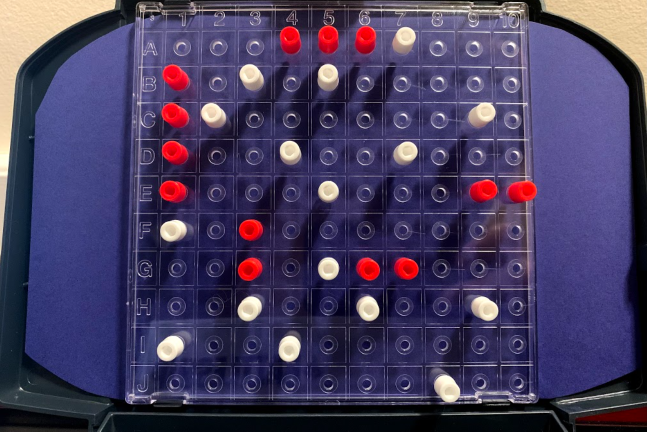
#> input picture data/top/custom_background/003.png, 1293 x 863 px, found by its file name (shown at 1/2 size)
$ python image_detection.py
#> lines starting #> are read from the running program, lines starting #| are printed output that depends on the picture
import cv2
import numpy as np
import math

# hyper parameters
parameter1 = 50
parameter21 = 30
parameter22 = 40
min_distance = 80
min_radius = 20
max_radius = 40
min_offset = 10
max_offset = 20
target_image_size = 2000.0

# pre process image
img = cv2.imread('../data/top/custom_background/003.png')
#> img is the input picture: shape (863, 1293, 3); mean B, G, R 96, 61.4, 70.7
img = np.array(img)
scale_percent = target_image_size/img.shape[1]
width = int(img.shape[1] * scale_percent)
height = int(img.shape[0] * scale_percent)
img = cv2.resize(img,(width, height))
#> img: shape (1334, 2000, 3)
gray = cv2.cvtColor(img, cv2.COLOR_BGR2GRAY)
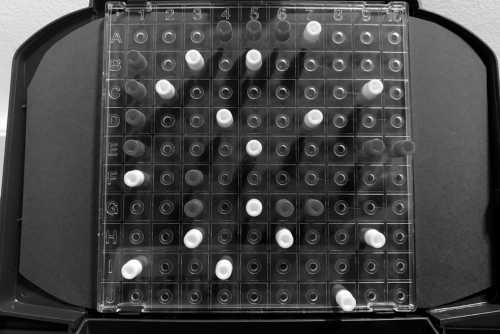
#> gray: shape (1334, 2000) (shown at 1/4 size); min 0, max 255, mean 68
blur = cv2.blur(gray, (3, 3))

# detect circles
detected_circles = cv2.HoughCircles(blur, cv2.HOUGH_GRADIENT,
    1, min_distance, param1 = parameter1, param2 = parameter21, minRadius = min_radius, maxRadius = max_radius)
#> detected_circles = 103 rows, first 8: [1485.5, 1065.5, 28.8], [1602.5, 1182.5, 29.1], [899.5, 827.5, 28.5], [1129.5, 369.5, 27.4], [526.5, 714.5, 31.6], [1015.5, 589.5, 31], [517.5, 1083.5, 32.6], [780.5, 1066.5, 29.4]
if detected_circles is None:
    print("No circles were detected in the image")
num_circles = detected_circles.shape[1]
sorted_circles = np.sort(detected_circles[0,:,2])
#> sorted_circles = 103 values from 22.5 to 34.9
med_rad = int(sorted_circles[int(num_circles/2)])
#> med_rad = 28
min_rad = med_rad - min_offset
#> min_rad = 18
max_rad = med_rad + max_offset
#> max_rad = 48
detected_circles = cv2.HoughCircles(blur, cv2.HOUGH_GRADIENT,
    1, min_distance, param1 = parameter1, param2 = parameter22, minRadius = min_rad, maxRadius = max_rad)
#> detected_circles = 99 rows, first 8: [1485.5, 1065.5, 28.8], [1251.5, 1185.5, 29.3], [1602.5, 1182.5, 29.1], [899.5, 827.5, 28.5], [547.5, 828.5, 28.5], [1015.5, 589.5, 31], [780.5, 1066.5, 29.4], [897.5, 1188.5, 28]
if detected_circles is None:
    print("No circles were detected in the image")
for pt in detected_circles[0,:]:
    a, b, r = int(pt[0]), int(pt[1]), int(pt[2])
    cv2.circle(img, (a,b), r, (0, 255, 0), 2)
    cv2.circle(img, (a,b), 1, (0, 0, 255), 3)
#> this loop made 99 passes
#> (pt, a, b, r) on passes 1 to 8: ([1485.5, 1065.5, 28.8], 1485, 1065, 28), ([1251.5, 1185.5, 29.3], 1251, 1185, 29), ([1602.5, 1182.5, 29.1], 1602, 1182, 29), ([899.5, 827.5, 28.5], 899, 827, 28), ([547.5, 828.5, 28.5], 547, 828, 28), ([1015.5, 589.5, 31], 1015, 589, 31), ([780.5, 1066.5, 29.4], 780, 1066, 29), ([897.5, 1188.5, 28], 897, 1188, 28)
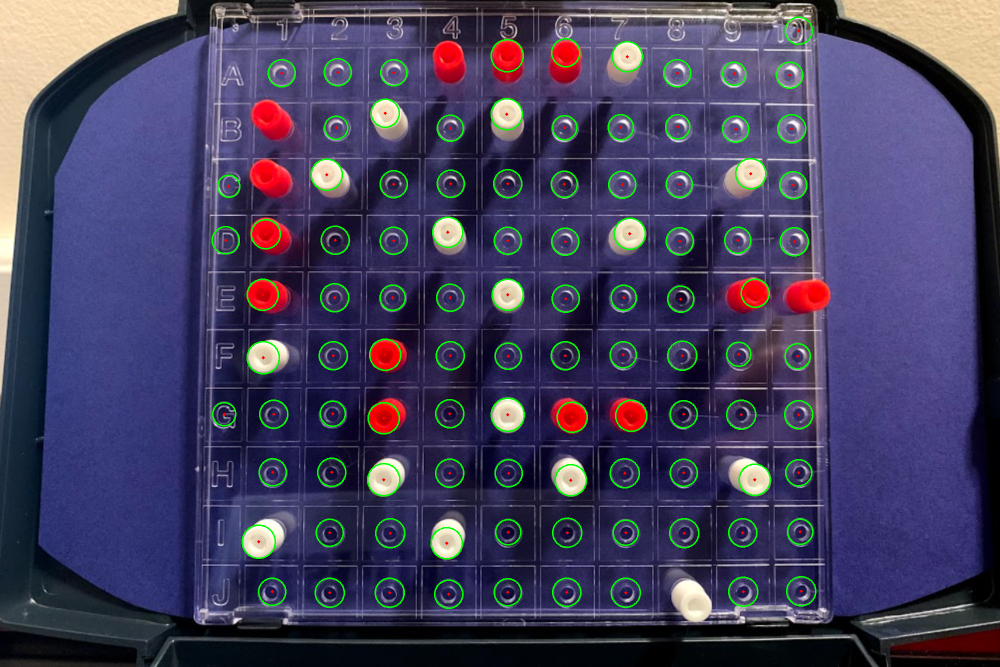
#> img: shape (1334, 2000, 3) (shown at 1/2 size); mean B, G, R 93.5, 64.5, 68.6

# find corners of the grid
num_circles = detected_circles.shape[1]
av_x = 0
av_y = 0
for pt in detected_circles[0,:]:
    av_x += pt[0]
    av_y += pt[1]
#> this loop made 99 passes
#> (pt, av_x, av_y) on passes 1 to 8: ([1485.5, 1065.5, 28.8], 1485.5, 1065.5), ([1251.5, 1185.5, 29.3], 2737, 2251), ([1602.5, 1182.5, 29.1], 4339.5, 3433.5), ([899.5, 827.5, 28.5], 5239, 4261), ([547.5, 828.5, 28.5], 5786.5, 5089.5), ([1015.5, 589.5, 31], 6802, 5679), ([780.5, 1066.5, 29.4], 7582.5, 6745.5), ([897.5, 1188.5, 28], 8480, 7934)
#> after the loop, av_x = 105244.5; av_y = 64868.5
av_x = int(av_x/num_circles)
#> av_x = 1063
av_y = int(av_y/num_circles)
#> av_y = 655
distances = np.zeros(num_circles)
for i in range(num_circles):
    pt = detected_circles[0,i]
    distances[i] = math.sqrt(((av_x - pt[0]) ** 2) + ((av_y - pt[1]) ** 2))
#> this loop made 99 passes
#> after the loop, distances = 99 values, max 798.7 at index 91, min 73.95 at index 62, mean 449.1
distances_indices = np.argsort(distances)
#> distances_indices = 99 values, max 98 at index 53, min 0 at index 79, mean 49
closest_pts = np.zeros((4,2))
center_x = 0
center_y = 0
for i in range(4):
    closest_pts[i,0] = detected_circles[0,distances_indices[i]][0]
    closest_pts[i,1] = detected_circles[0,distances_indices[i]][1]
    center_x += closest_pts[i,0]
    center_y += closest_pts[i,1]
#> after the loop, center_x = 4294; center_y = 2611; closest_pts = [[1016.5, 712.5], [1015.5, 589.5], [1130.5, 711.5], [1131.5, 597.5]]
center_x = center_x / 4
#> center_x = 1073.5
center_y = center_y / 4
#> center_y = 652.8
x_step = int(2 * np.amin(np.absolute(closest_pts[:,0] - center_x))) + 5
#> x_step = 119
y_step = int(2 * np.amin(np.absolute(closest_pts[:,1] - center_y))) + 5
#> y_step = 115
x_min = int(center_x - (5 * x_step))
#> x_min = 478
x_max = int(center_x + (5 * x_step))
#> x_max = 1668
y_min = int(center_y - (5 * y_step))
#> y_min = 77
y_max = int(center_y + (5 * y_step))
#> y_max = 1227
cv2.line(img, (x_min, y_max), (x_min, y_min), (255, 255, 255), 2)
cv2.line(img, (x_min, y_max), (x_max, y_max), (255, 255, 255), 2)
cv2.line(img, (x_min, y_min), (x_max, y_min), (255, 255, 255), 2)
cv2.line(img, (x_max, y_min), (x_max, y_max), (255, 255, 255), 2)
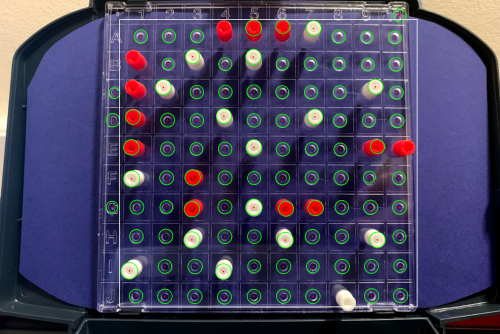
#> img: shape (1334, 2000, 3) (shown at 1/4 size); mean B, G, R 94.2, 65.4, 69.5

# calculate board representation from current grid
board = np.zeros((10,10))
for i in range(10):
    for j in range(10):
        x_left = int(x_min + x_step*j)
        x_right = int(x_left + x_step)
        y_up = int(y_min + y_step*i)
        y_down = int(y_up + y_step)
        circle = False
        for pt in detected_circles[0,:]:
            a, b, r = int(pt[0]), int(pt[1]), int(pt[2])
            if x_left <= a <= x_right and y_up <= b <= y_down:
                circle = True
                ba = a
                bb = b
                br = r
        if circle == True:
            red_window = img[bb-br:bb+br,ba-br:ba+br,2]
            window = img[bb-br:bb+br,ba-br:ba+br,:]
        else:
            offset_x = int(x_step/3)
            offset_y = int(y_step/3)
            red_window = img[y_up+offset_y:y_down-offset_y,x_left+offset_x:x_right-offset_x,2]
            window = img[y_up+offset_y:y_down-offset_y,x_left+offset_x:x_right-offset_x,:]
        value = int(np.mean(window))
        red_value = int(np.mean(red_window))
        if value > 150:
            board[i,j] = 1
        elif red_value > 175:
            board[i,j] = 2
        else:
            board[i,j] = 0
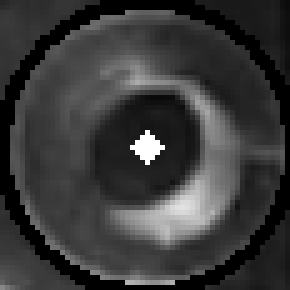
#> red_window: shape (58, 58) (shown 5 times larger); min 0, max 255, mean 57.5
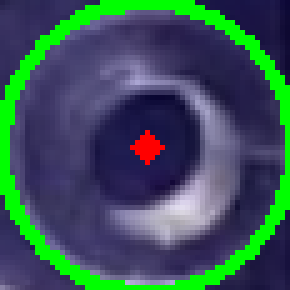
#> window: shape (58, 58, 3) (shown 5 times larger); mean B, G, R 87.6, 85.4, 57.5

# visualize the board
scale_percent = 800.0/img.shape[0]
width = int(img.shape[1] * scale_percent)
height = int(img.shape[0] * scale_percent)
shrink = cv2.resize(img,(width, height))
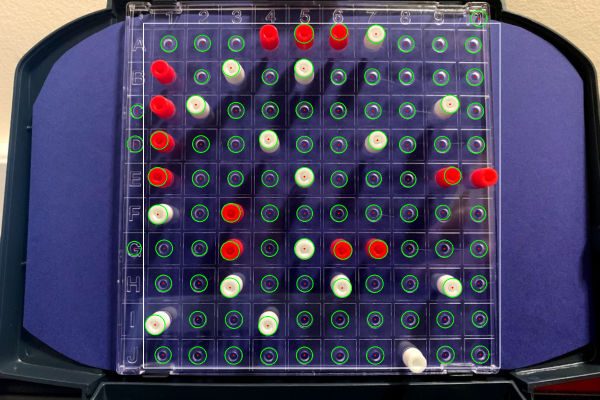
#> shrink: shape (800, 1199, 3) (shown at 1/2 size); mean B, G, R 94.1, 65.3, 69.4
canvas = np.full((800,800,3),.1)
for i in range(10):
    for j in range(10):
        start = (40 + 80*j,40 + 80*i)
        if board[i,j] == 1:
            cv2.circle(canvas, start, 35, (.75, .75, .75), -1)
        elif board[i,j] == 2:
            cv2.circle(canvas, start, 35, (.1, .1, .75), -1)
        else:
            cv2.circle(canvas, start, 35, (.5, .1, .1), -1)
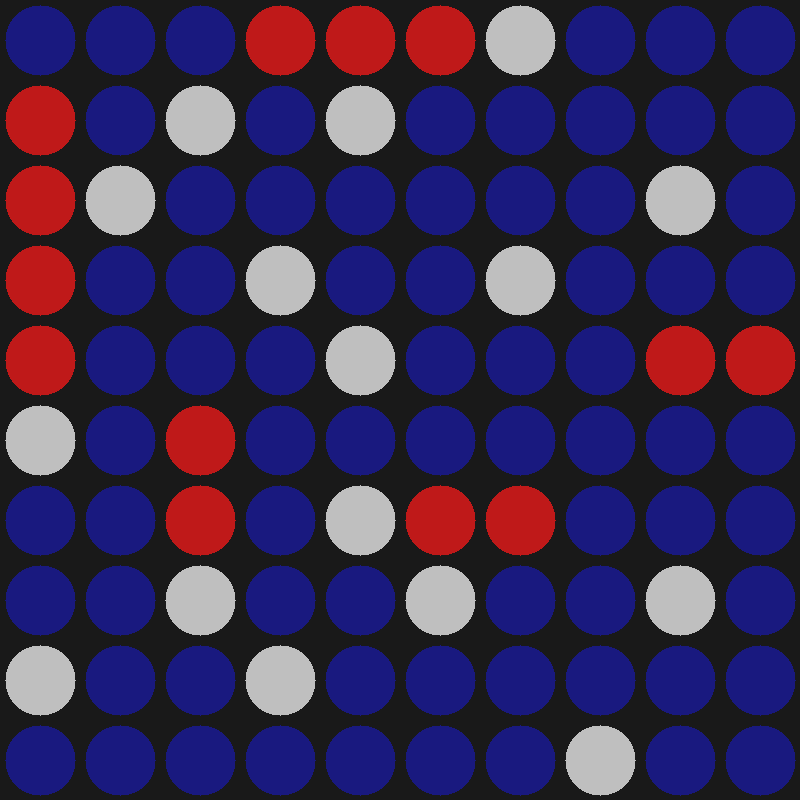
#> canvas: shape (800, 800, 3) float64; mean of channels 0, 1, 2 0.334, 0.163, 0.213; drawn as B, G, R
cv2.imshow("Detected Circles/Board", shrink)
cv2.imshow("Board Evaluation", canvas)
key = cv2.waitKey(0)
#> (key Esc is pressed here)
if key == 27:
    cv2.destroyAllWindows()

$ run again, with data/top/custom_background/000.png copied over data/top/custom_background/003.png
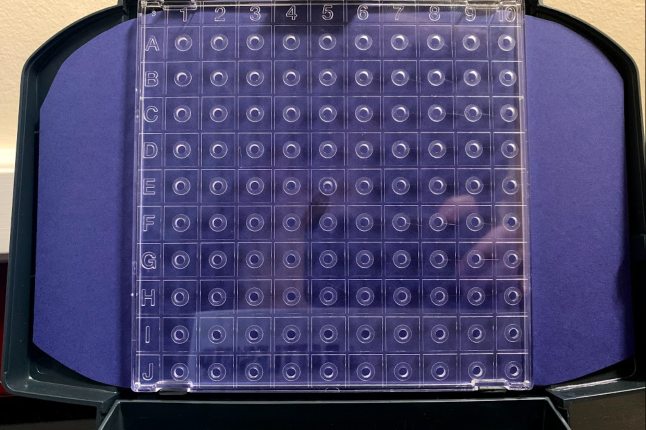
#> input picture data/top/custom_background/000.png, 1291 x 859 px, found by its file name (shown at 1/2 size)
#> img is the input picture: shape (859, 1291, 3); mean B, G, R 107.9, 69.9, 73.6
#> `detected_circles = cv2.HoughCircles(blur, cv2.HOUGH_GRADIENT, 1, min_d..`: detected_circles = 105 rows, first 8: [557.5, 919.5, 28.8], [902.5, 917.5, 28], [1579.5, 460.5, 27.5], [902.5, 575.5, 27.5], [1477.5, 1147.5, 28], [1128.5, 575.5, 27.5], [672.5, 919.5, 28.4], [903.5, 802.5, 28]
#> sorted_circles = 105 values from 23.2 to 39.4
#> med_rad = 27
#> min_rad = 17
#> max_rad = 47
#> `detected_circles = cv2.HoughCircles(blur, cv2.HOUGH_GRADIENT, 1, min_d..`: detected_circles = 104 rows, first 8: [902.5, 917.5, 28], [1579.5, 460.5, 27.5], [674.5, 803.5, 28.2], [902.5, 575.5, 27.5], [672.5, 919.5, 28.4], [903.5, 802.5, 28], [1465.5, 348.5, 27.4], [1467.5, 460.5, 28]
#> the loop `for pt in detected_circles[0,:]:` made 104 passes
#> (pt, a, b, r) on passes 1 to 8: ([902.5, 917.5, 28], 902, 917, 28), ([1579.5, 460.5, 27.5], 1579, 460, 27), ([674.5, 803.5, 28.2], 674, 803, 28), ([902.5, 575.5, 27.5], 902, 575, 27), ([672.5, 919.5, 28.4], 672, 919, 28), ([903.5, 802.5, 28], 903, 802, 28), ([1465.5, 348.5, 27.4], 1465, 348, 27), ([1467.5, 460.5, 28], 1467, 460, 28)
#> after the loop `for pt in detected_circles[0,:]:`:
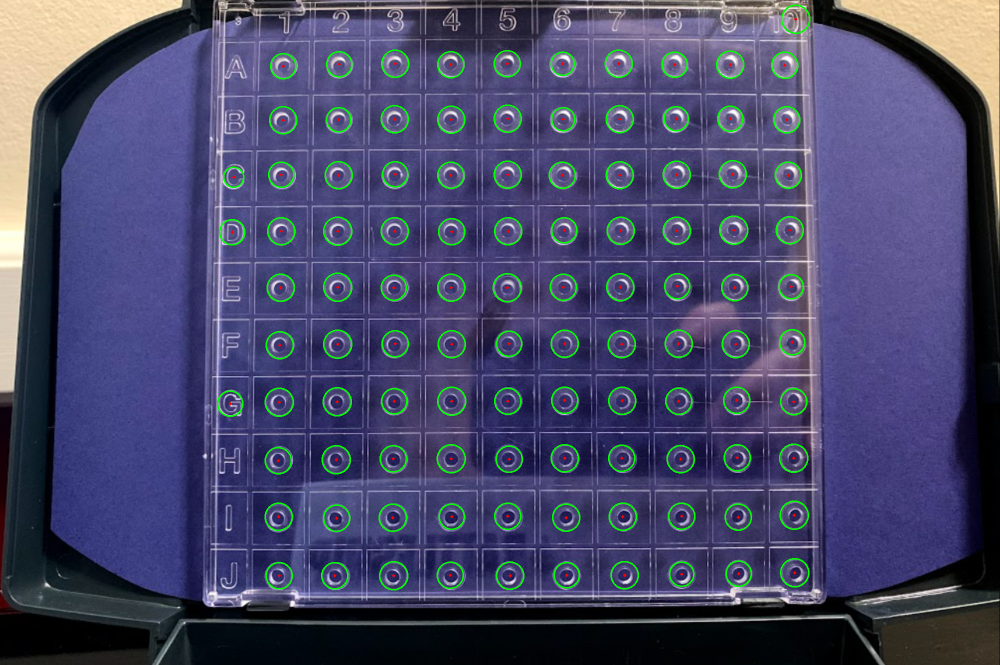
#> img: shape (1330, 2000, 3) (shown at 1/2 size); mean B, G, R 104.9, 72.8, 71.6
#> the loop `for pt in detected_circles[0,:]:` made 104 passes
#> (pt, av_x, av_y) on passes 1 to 8: ([902.5, 917.5, 28], 902.5, 917.5), ([1579.5, 460.5, 27.5], 2482, 1378), ([674.5, 803.5, 28.2], 3156.5, 2181.5), ([902.5, 575.5, 27.5], 4059, 2757), ([672.5, 919.5, 28.4], 4731.5, 3676.5), ([903.5, 802.5, 28], 5635, 4479), ([1465.5, 348.5, 27.4], 7100.5, 4827.5), ([1467.5, 460.5, 28], 8568, 5288)
#> after the loop `for pt in detected_circles[0,:]:`: av_x = 110214; av_y = 65123
#> `av_x = int(av_x/num_circles)`: av_x = 1059
#> `av_y = int(av_y/num_circles)`: av_y = 626
#> the loop `for i in range(num_circles):` made 104 passes
#> after the loop `for i in range(num_circles):`: distances = 104 values, max 792.9 at index 82, min 67.31 at index 10, mean 441.9
#> distances_indices = 104 values, max 103 at index 81, min 0 at index 28, mean 51.5
#> after the loop `for i in range(4):`: center_x = 4289; center_y = 2525; closest_pts = [[1014.5, 575.5], [1018.5, 687.5], [1126.5, 574.5], [1129.5, 687.5]]
#> `center_x = center_x / 4`: center_x = 1072.2
#> `center_y = center_y / 4`: center_y = 631.2
#> x_step = 112
#> y_step = 116
#> x_min = 512
#> x_max = 1632
#> y_min = 51
#> y_max = 1211
#> after the loop `for i in range(10):`:
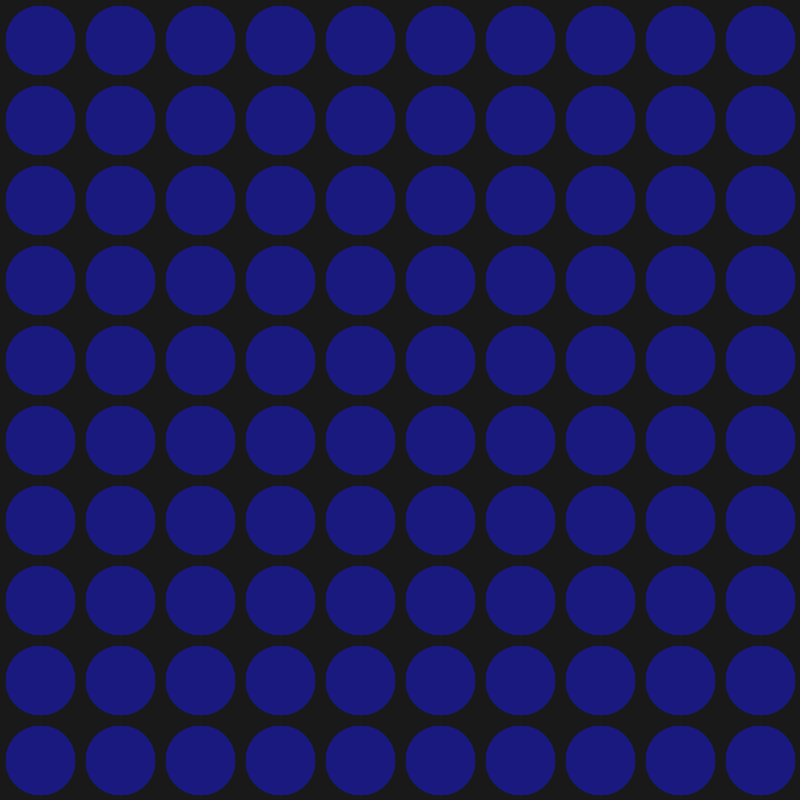
#> canvas: shape (800, 800, 3) float64; mean of channels 0, 1, 2 0.341, 0.1, 0.1; drawn as B, G, R

$ run again, with data/top/custom_background/001.png copied over data/top/custom_background/003.png
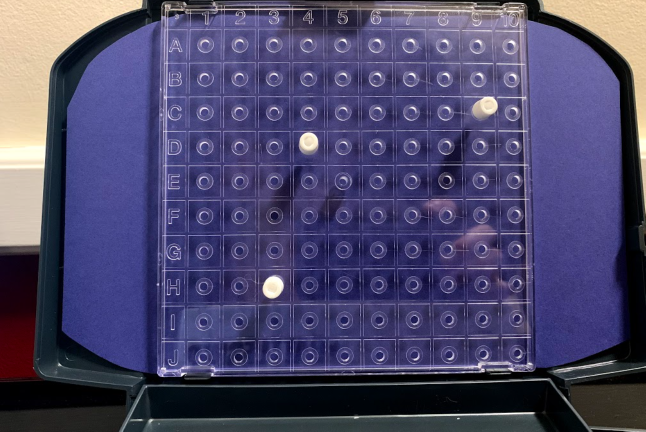
#> input picture data/top/custom_background/001.png, 1291 x 863 px, found by its file name (shown at 1/2 size)
#> img is the input picture: shape (863, 1291, 3); mean B, G, R 106.6, 71.6, 75.6
#> `detected_circles = cv2.HoughCircles(blur, cv2.HOUGH_GRADIENT, 1, min_d..`: detected_circles = 107 rows, first 8: [1067.5, 991.5, 26.6], [1063.5, 560.5, 27.3], [1387.5, 772.5, 26.8], [957.5, 559.5, 26.6], [1176.5, 1100.5, 26.6], [631.5, 886.5, 27.1], [742.5, 884.5, 26.6], [1275.5, 453.5, 25.7]
#> sorted_circles = 107 values from 22.3 to 39.4
#> med_rad = 25
#> min_rad = 15
#> max_rad = 45
#> `detected_circles = cv2.HoughCircles(blur, cv2.HOUGH_GRADIENT, 1, min_d..`: detected_circles = 104 rows, first 8: [1067.5, 991.5, 26.6], [956.5, 437.5, 28.6], [1066.5, 881.5, 23.2], [1387.5, 772.5, 26.8], [957.5, 559.5, 26.6], [742.5, 884.5, 26.6], [1279.5, 772.5, 26.4], [1173.5, 881.5, 23.2]
#> the loop `for pt in detected_circles[0,:]:` made 104 passes
#> (pt, a, b, r) on passes 1 to 8: ([1067.5, 991.5, 26.6], 1067, 991, 26), ([956.5, 437.5, 28.6], 956, 437, 28), ([1066.5, 881.5, 23.2], 1066, 881, 23), ([1387.5, 772.5, 26.8], 1387, 772, 26), ([957.5, 559.5, 26.6], 957, 559, 26), ([742.5, 884.5, 26.6], 742, 884, 26), ([1279.5, 772.5, 26.4], 1279, 772, 26), ([1173.5, 881.5, 23.2], 1173, 881, 23)
#> after the loop `for pt in detected_circles[0,:]:`:
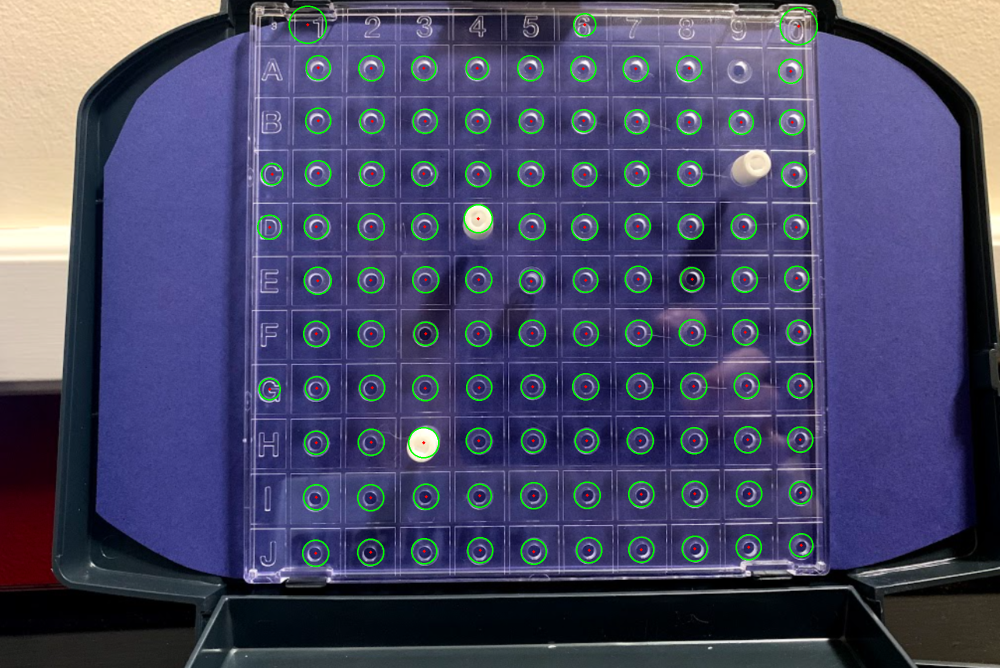
#> img: shape (1336, 2000, 3) (shown at 1/2 size); mean B, G, R 103.7, 74.4, 73.8
#> the loop `for pt in detected_circles[0,:]:` made 104 passes
#> (pt, av_x, av_y) on passes 1 to 8: ([1067.5, 991.5, 26.6], 1067.5, 991.5), ([956.5, 437.5, 28.6], 2024, 1429), ([1066.5, 881.5, 23.2], 3090.5, 2310.5), ([1387.5, 772.5, 26.8], 4478, 3083), ([957.5, 559.5, 26.6], 5435.5, 3642.5), ([742.5, 884.5, 26.6], 6178, 4527), ([1279.5, 772.5, 26.4], 7457.5, 5299.5), ([1173.5, 881.5, 23.2], 8631, 6181)
#> after the loop `for pt in detected_circles[0,:]:`: av_x = 113697; av_y = 62776
#> `av_x = int(av_x/num_circles)`: av_x = 1093
#> `av_y = int(av_y/num_circles)`: av_y = 603
#> the loop `for i in range(num_circles):` made 104 passes
#> after the loop `for i in range(num_circles):`: distances = 104 values, max 746.7 at index 50, min 50.7 at index 21, mean 418.4
#> distances_indices = 104 values, max 103 at index 84, min 0 at index 42, mean 51.5
#> after the loop `for i in range(4):`: center_x = 4471; center_y = 2457; closest_pts = [[1062.5, 562.5], [1064.5, 666.5], [1171.5, 560.5], [1172.5, 667.5]]
#> `center_x = center_x / 4`: center_x = 1117.8
#> `center_y = center_y / 4`: center_y = 614.2
#> x_step = 111
#> y_step = 108
#> x_min = 562
#> x_max = 1672
#> y_min = 74
#> y_max = 1154
#> after the loop `for i in range(10):`:
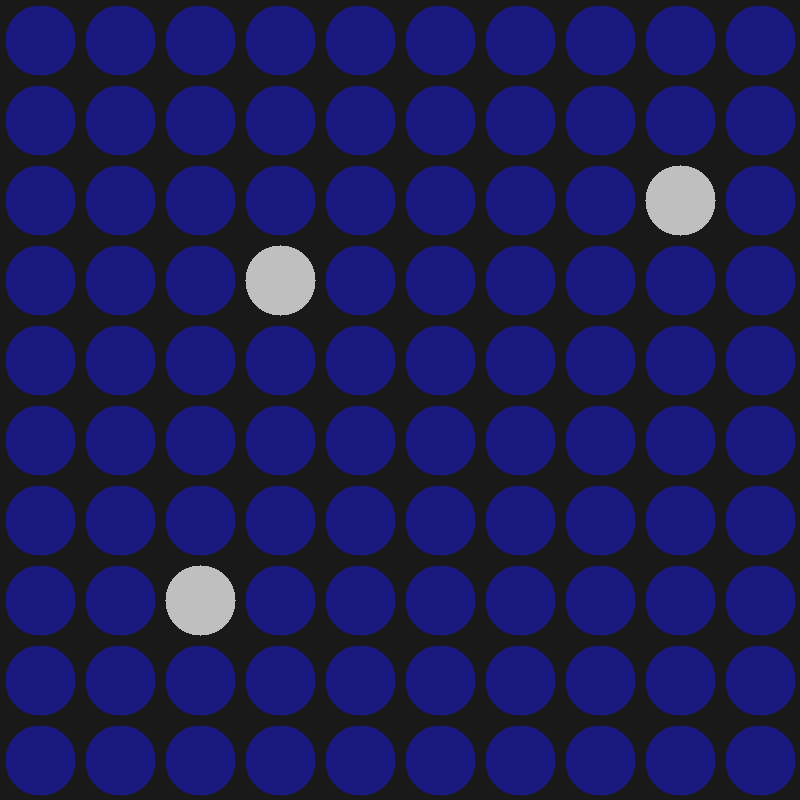
#> canvas: shape (800, 800, 3) float64; mean of channels 0, 1, 2 0.345, 0.112, 0.112; drawn as B, G, R
